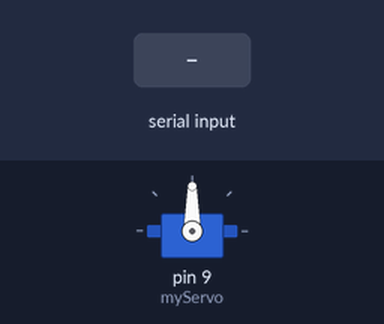
Bench run of a sketch on a simulated Arduino Uno, built with avr-gcc and run on an emulated ATmega328P. On the bench: servo. The test bench sets the inputs (shaded band).

Above: at 1.2 s.
1.3 s: "1" received over Serial
At 2.6 s:
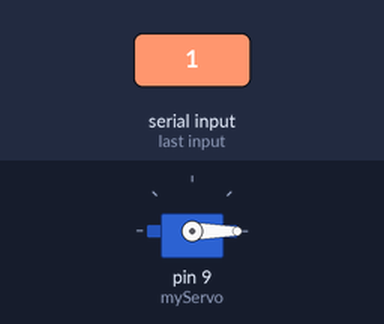
Timing chart, 0 to 4.3 s (numbered marks = the images above; inputs shaded):
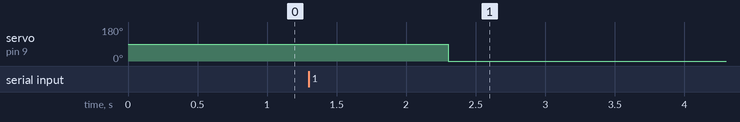

Measured:
- after the input at 1.3 s, servo on pin 9 (myServo): 90° → 0° after 1.0 s

The sketch:

smart_bin.ino
```cpp
#include <Servo.h>

Servo myServo;

void setup() {
  myServo.attach(9);
  Serial.begin(9600);
}

void loop() {
  if (Serial.available() > 0) {
    char input = Serial.read();
    if (input == '1') {
      myServo.write(90);  // Abre
      delay(1000);
      myServo.write(0);   // Cierra
    }
  }
}
```
